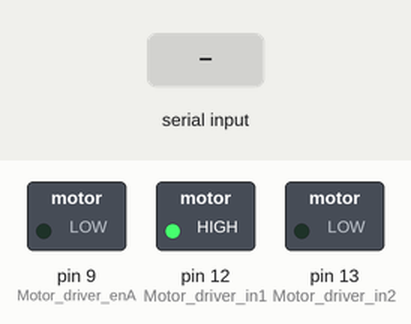
This sketch was run on a simulated Arduino Uno, built with avr-gcc and run on an emulated ATmega328P. Parts: switched loads named in the sketch (green lamp = pin HIGH). The test bench sets the inputs (shaded band).

Above: at 1.2 s.
1.3 s: "90,45\n" received over Serial
At 3.5 s:
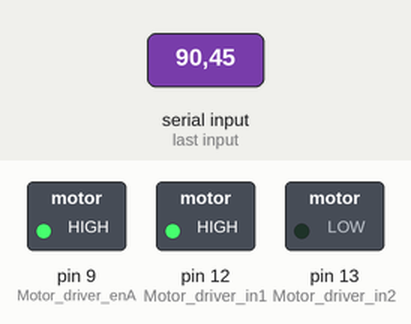
Timing chart, 0 to 5.0 s (numbered marks = the images above; inputs shaded):
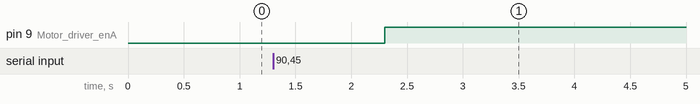

The sketch:

simple_motor_control.ino
```cpp
// AEK-MOT-2DC40Y1 H-Bridge Connection PINs
#define Motor_driver_enA 9  // PWM
#define Motor_driver_in1 12  // Dir Motor A
#define Motor_driver_in2 13  // Dir Motor A

float cmd = 0;

void setup() {
  // Set pin modes
  pinMode(Motor_driver_enA, OUTPUT);
  pinMode(Motor_driver_in1, OUTPUT);
  pinMode(Motor_driver_in2, OUTPUT);

  // Set Motor Rotation Direction
  digitalWrite(Motor_driver_in1, HIGH);
  digitalWrite(Motor_driver_in2, LOW);

  Serial.begin(115200);
}

void loop() {
  if (Serial.available())
  {
    cmd = Serial.readString().toFloat();
  }
  analogWrite(Motor_driver_enA, cmd*100);
}
```

Measured:
- after the input at 1.3 s, pin 9 (Motor_driver_enA): LOW → HIGH after 1.0 s
